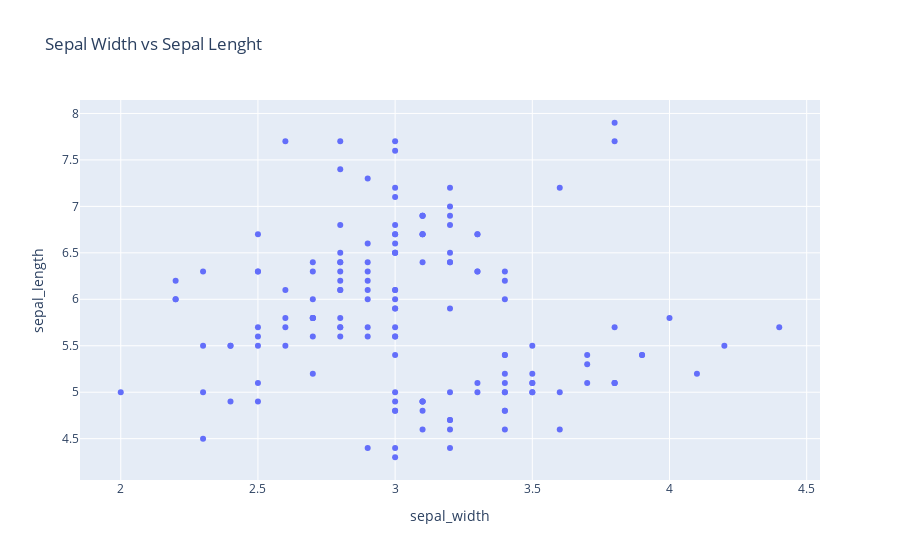

Notebook source saved alongside this figure:
### Code cell
fig = px.scatter(iris, 'sepal_width', 'sepal_length', title='Sepal Width vs Sepal Lenght')
fig.show()

### Figure 1 — Plotly figure (JSON) as saved in the notebook; plotly's stock layout.template omitted (floating-point values rounded to 4 significant figures; data arrays with more than 128 entries replaced by an {"elided": "..."} marker saying what was removed)
{"data": [{"hovertemplate": "sepal_width=%{x}<br>sepal_length=%{y}<extra></extra>", "legendgroup": "", "marker": {"color": "#636efa", "symbol": "circle"}, "mode": "markers", "name": "", "orientation": "v", "showlegend": false, "type": "scatter", "x": {"elided": "150 float values"}, "xaxis": "x", "y": {"elided": "150 float values"}, "yaxis": "y"}], "layout": {"legend": {"tracegroupgap": 0}, "title": {"text": "Sepal Width vs Sepal Lenght"}, "xaxis": {"anchor": "y", "domain": [0, 1], "title": {"text": "sepal_width"}}, "yaxis": {"anchor": "x", "domain": [0, 1], "title": {"text": "sepal_length"}}}}
